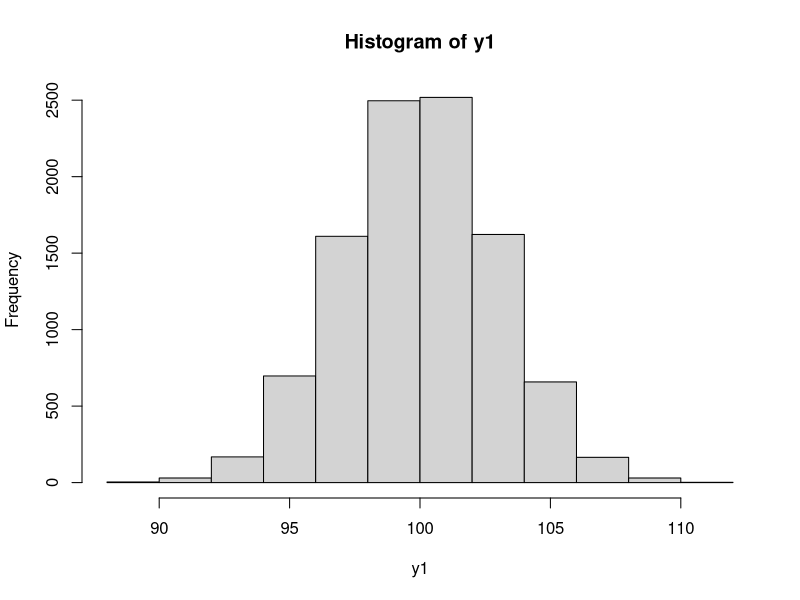
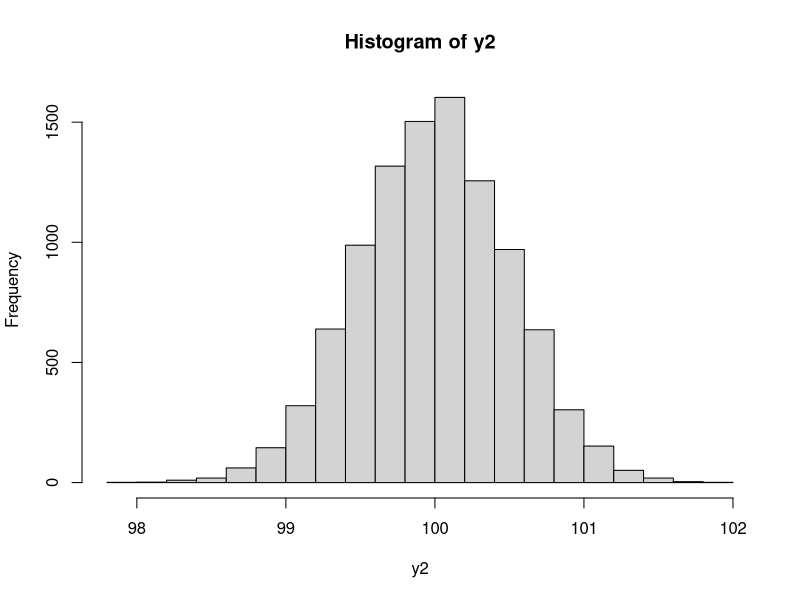
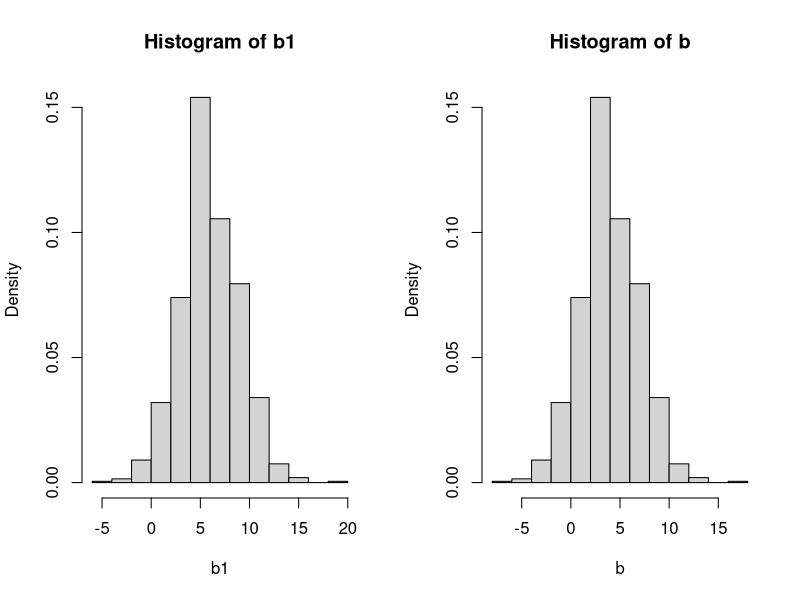
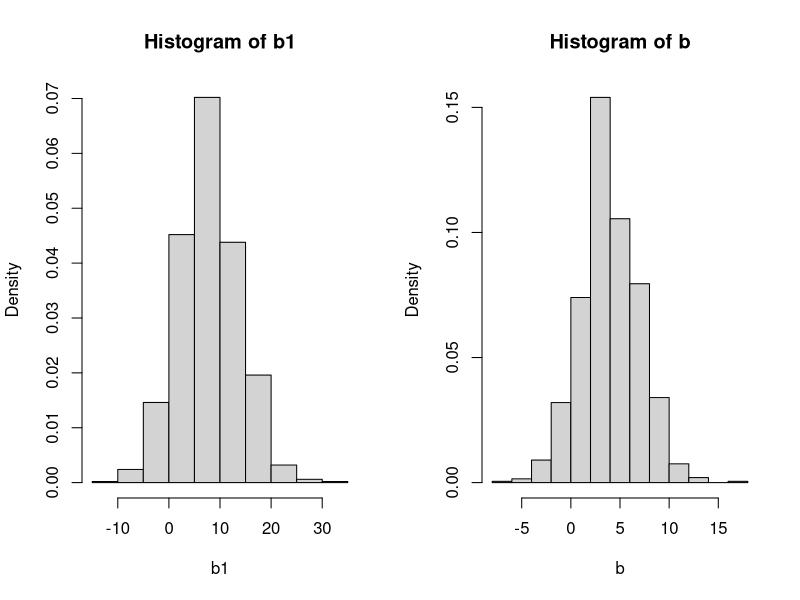
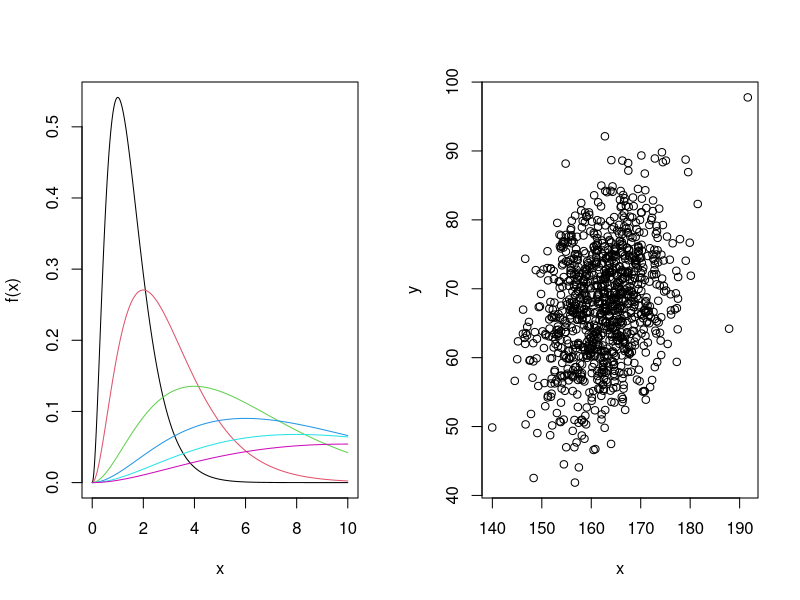
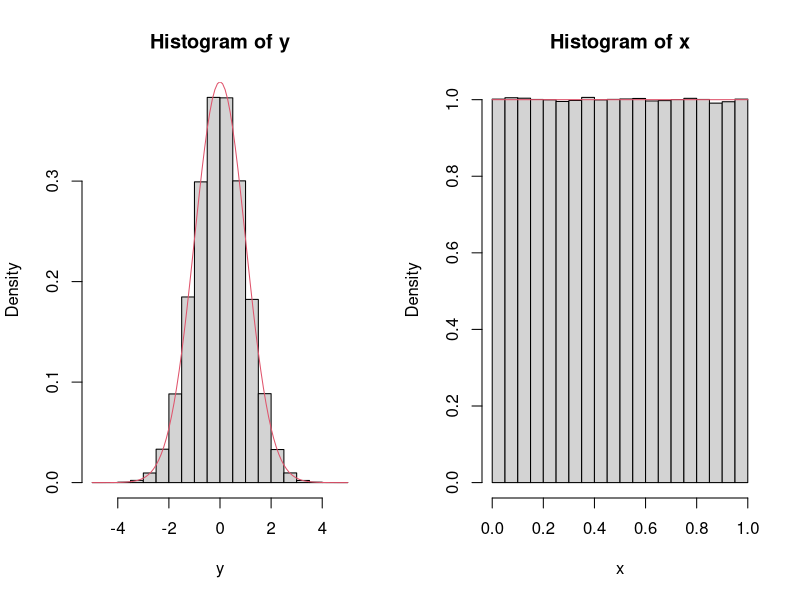
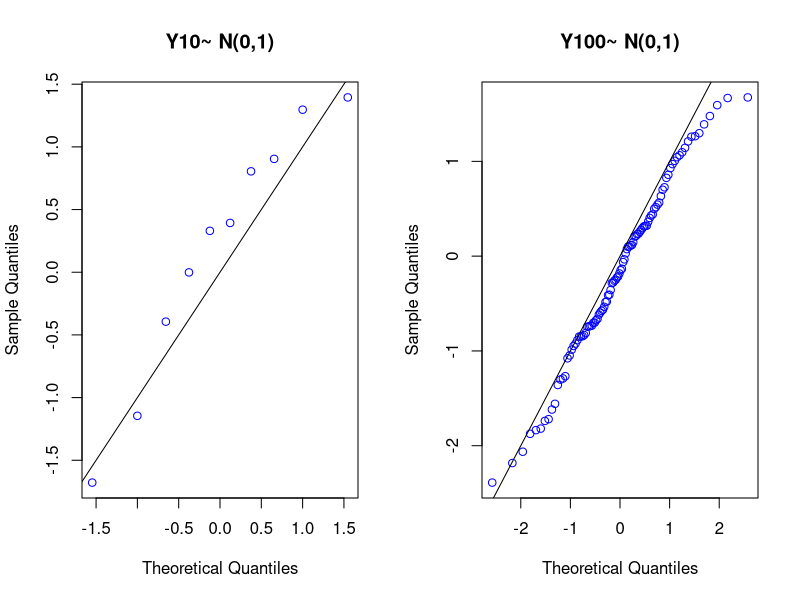
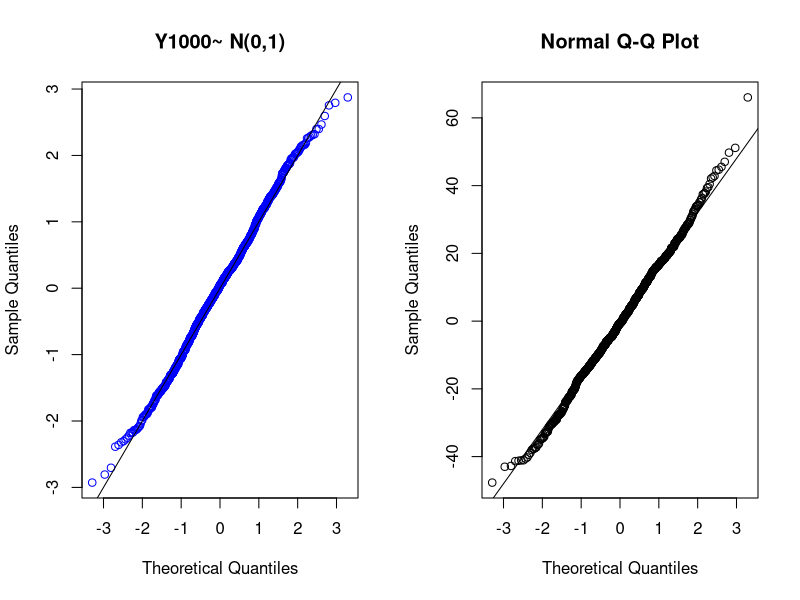

Source code (R) for these figures, in order:
## ---- chunk 1
knitr::opts_chunk$set(echo = TRUE)
## ---- chunk 2
randomSample <- 10000
y1 <- y2 <- rep(NA,randomSample)

for (i in 1:randomSample) {
  y1[i] <- mean(rnorm(30,100,16))
  y2[i] <- mean(rnorm(1000,100,16))
}
mean(y1);sd(y1);hist(y1)
mean(y2);sd(y2);hist(y2)
## ---- chunk 3
16/sqrt(30)
16/sqrt(1000)

## ---- chunk 4
#Create a sample with pdf N(4,3)
b <- rnorm(n=1000,4,3)
#Evaluate the mean and variance 
mean=mean(b)
var=var(b)
#Adds c=2 to each element of the sample 
c=2
b1=b+c
#Compare the mean and variance (since the standard deviation is the square of the variance) 
mean1=mean(b1)
var1=var(b1)
mean+c==mean1
var==var
par(mfrow=c(1,2))
hist(b1,freq = F)
hist(b,freq = F)

#multiply the valuse by c=2
b1=c*b
#Compare the mean and variance  
mean1=mean(b1)
var1=var(b1)
mean1==mean*c
var1==c**2*var
par(mfrow=c(1,2))
hist(b1,freq = F)
hist(b,freq = F)
## ---- chunk 5
y = rgamma(n=2, shape=2)
x = log(y)

median(x); log(median(y))
## ---- chunk 6
o <- 365
pr <- 1/365
res <- 1
for (i in 1:23 ) {
  res = res * pr * o 
  cat(i, " -- ",1 - res)
  print(' ')
  o = o - 1
  
}
#same result with pbirthday function
#for (i in 1:50 ) {
#  cat(" - it",i, "with p:",1 - pbirthday(i))}
## ---- chunk 7
ind<-0;iter<- 100000
for(i in 1:iter){
  s<-sample(1:365,50,replace=TRUE);d<- unique(s)
  ind<-ind+as.numeric(length(d)!=length(s)) }
ind/iter
## ---- chunk 8
y <- rbinom(10000000,3,0.50) #the following simulate 10000000 times the no. of successes in 3 trials.
head(y, 10)
mean(y)
sd(y)

rbinom(1,30000000,0.50)/10000000 #this simulate what the exercise is asking to do.
## ---- chunk 9
x = c(10, 8, 14, 7, 21, 44, 60)
mean(x); var(x)
## ---- chunk 10
#Evaluating the proportion of not admitted students using the comulative distribution function 
A_not_admitted=pnorm(400,mean=500,sd=100)
B_not_admitted=pnorm(400,mean=450,sd=100)
#This are the value of the proportion in % of the not admetted students 
A_not_admitted
B_not_admitted
#-------------------------------------------
#Since the total namber of student in each group it's the same we can evaluate the 
#propotion of not admitted student of group B among all the non admetted student like this: 
B_not_admitted/(A_not_admitted+B_not_admitted)
#-----------------------------------------------------
#Here we show that decreasing the threshold of the exam 
#the proportion of non admetted student coming from group B increase 
A_not_admitted=pnorm(300,mean=500,sd=100)
B_not_admitted=pnorm(300,mean=450,sd=100)
B_not_admitted/(A_not_admitted+B_not_admitted)

## ---- chunk 11
xx <- seq (0,10, l = 1000)
plot(xx, dgamma(xx, shape = 3, scale = .5), xlab ="x", ylab ="f(x)", type ="l")
lines(xx, dgamma(xx, shape = 3, scale = 1), col = 2)
lines(xx, dgamma(xx, shape = 3, scale = 2), col = 3)
lines(xx,  dgamma(xx, shape = 3, scale = 3), col = 4)
lines(xx,  dgamma(xx, shape = 3, scale = 4), col = 5)
lines(xx,  dgamma(xx, shape = 3, scale = 5), col = 6)

## ---- chunk 12
x = rnorm(n=1000, mean=162, sd=7)
y = rnorm(n=1000, mean=3+0.4*x, sd=8)
plot(x, y)
## ---- chunk 13
mean(x); mean(y); sd(x); sd(y)
## ---- chunk 14
cor(x, y)
## ---- chunk 15
#Generating a sample of one million of variable with standard normal distribution 
y=rnorm(1000000,mean=0,sd=1)
#Generating the sample of one million of random variable x that correspond to the cdf evaluated on y 
x=pnorm(y,mean=0,sd=1)
#Comparign the histogram of the two samples
par(mfrow=c(1,2))
hist(y,freq = F)
curve(dnorm(x, mean=0, sd=1), add=TRUE, lty=1, col=2) 
hist(x,freq = F)
curve(dunif(x), add=TRUE, lty=1, col=2) 
## ---- chunk 16
Y10 <-rnorm(10)
Y100 <-rnorm(100)
Y1000 <-rnorm(1000)

qqnorm(Y10,col='blue',main='Y10~ N(0,1)'); abline(0,1)
qqnorm(Y100,col='blue',main='Y100~ N(0,1)'); abline(0,1)
qqnorm(Y1000,col='blue',main='Y1000~ N(0,1)'); abline(0,1)
## ---- chunk 17
yb <- rnorm(1000, 0, 16)
qqnorm(yb)
abline(0,16)
## ---- chunk 18
ye <- rexp(1000)

qqnorm(ye,col='blue', main='Y3 ~ exp(1)') 
## ---- chunk 19
yu <- runif(1000)

qqnorm(yu, col='blue', main='Y4 ~ uniform(0,1)')  
## ---- chunk 20
yu <- runif(1000)
n=1000
q=qunif(c(1:n)/(n+1))
yu=sort(yu)
plot(q,yu)

## ---- chunk 21
n <- 100000; z <- rnorm(n)
zneg <- 0; j <- 1

system.time( #time the original code
  for (i in 1:n) {
    if (z[i]<0) {
      zneg[j] <- z[i]
      j <- j + 1
    }
  }
)
## ---- chunk 22
system.time(
  opt_zneg <- z[z<0] #rewritten code
)
## ---- chunk 23
all(zneg == opt_zneg)
## ---- chunk 24
#defining cdf function
cdf <- function(x){
  n<- 1000 # number of samples in measurements
  x_m <- rnorm(n,0,n/2) #generate set of measurements
  x_m <- sort(x_m) #sort measurements
  cdf <- c() #initialize vector for cdf
  
  for (i in 1:length(x)){
    j <- 1 #initialize the variable to count #(x_m[j]<x[i])
    while((x_m[j]<x[i])&& (j-1)<length(x_m)){
      j <- j+1  #increase j in case x_m[j]<x[i]
    }
    cdf <- c(cdf, ((j-1)/length(x_m))) #add cdf of x[i]
  }
  
  #print cdf of each corresponding x
  print("Corresponding c.d.f.")
  print(cdf)
    
}
#end of function

#generate observations
n<- 20
m <- 0
x<- rnorm(n,m,n)
print("observed values")
print(x)

#calling the function
cdf(x)

## ---- chunk 25
cdf <- function(x,plot.cdf){
  n<- 1000 # number of samples
  x_m <- rnorm(n,0,n/2) #generate set of measurements
  x_m <- sort(x_m) #sort measurements
  cdf <- c() #initialize vector for cdf
  
  for (i in 1:length(x)){
    j <- 1
    while((x_m[j]<x[i])&& (j-1)<length(x_m)){
      j <- j+1      
    }
    cdf <- c(cdf, ((j-1)/length(x_m)))
  }
  
  #print cdf of each corresponding x
  print("Corresponding c.d.f.")
  print(cdf)
  
  
    
    #for plotting cdf in the form of steps
    if(plot.cdf == TRUE){
      
      x<-sort(x)
      cdf<- sort(cdf)
      plot(x,cdf,type='s',xlab="Observed values", ylab = "c.d.f.")
    }
    
    
}

#generate observations
n<- 20
m <- 0
x<- rnorm(n,m,n)
print("observed values")
print(x)
plot.cdf <- TRUE

#calling the function
cdf(x,plot.cdf)
